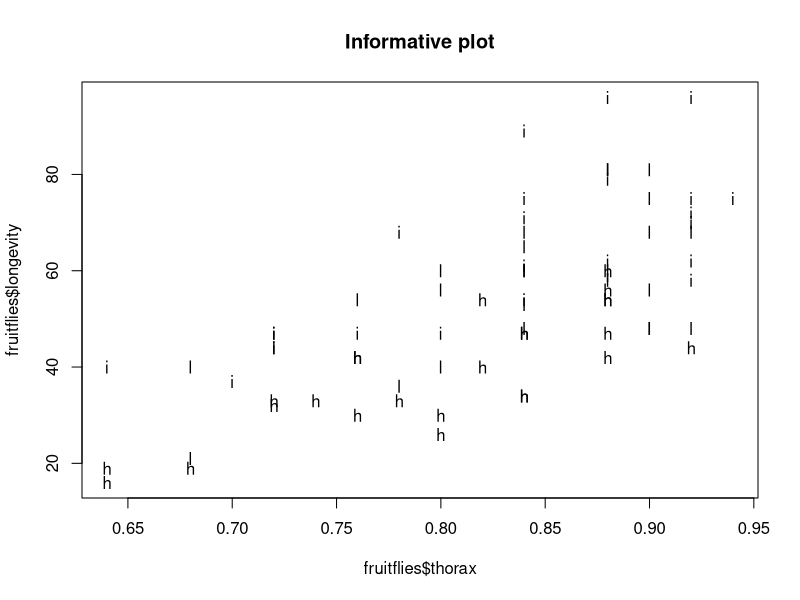
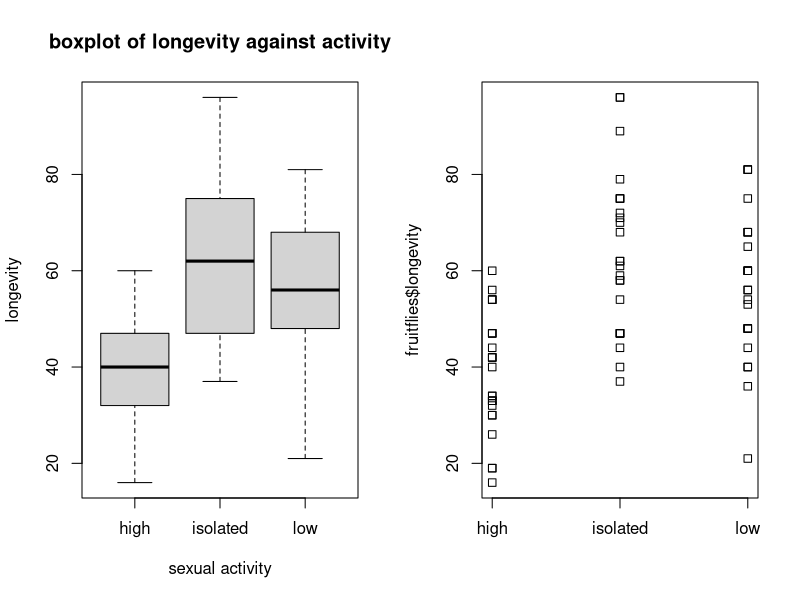
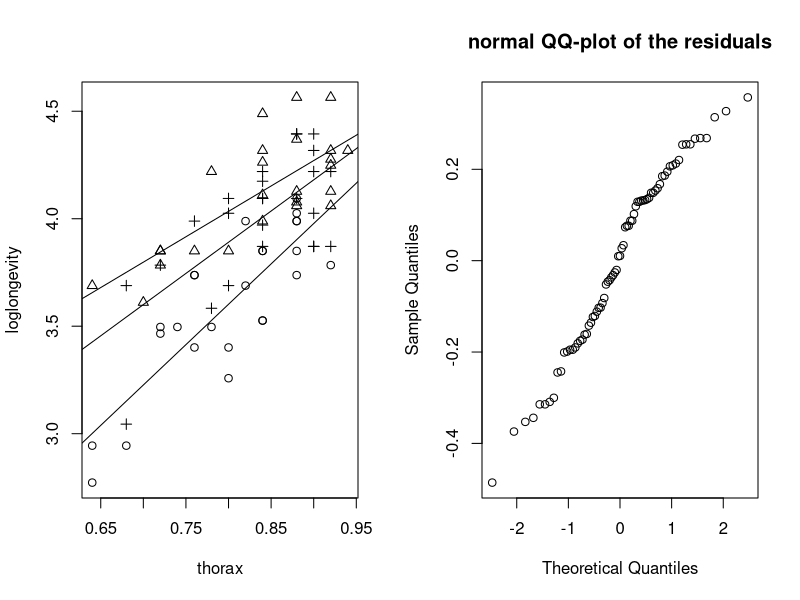
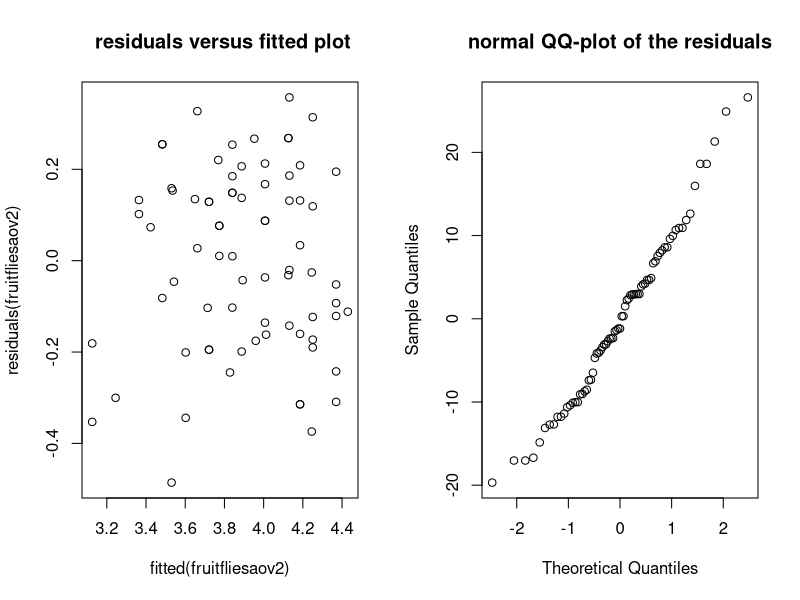
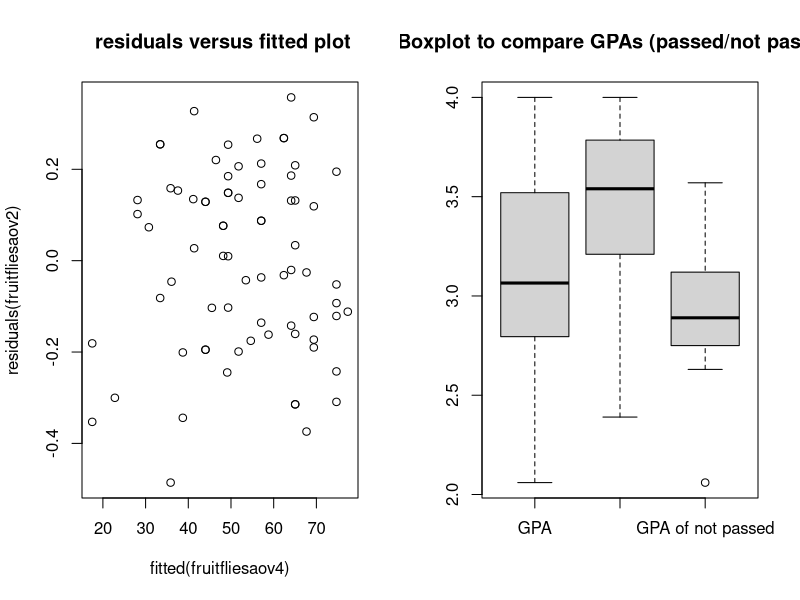
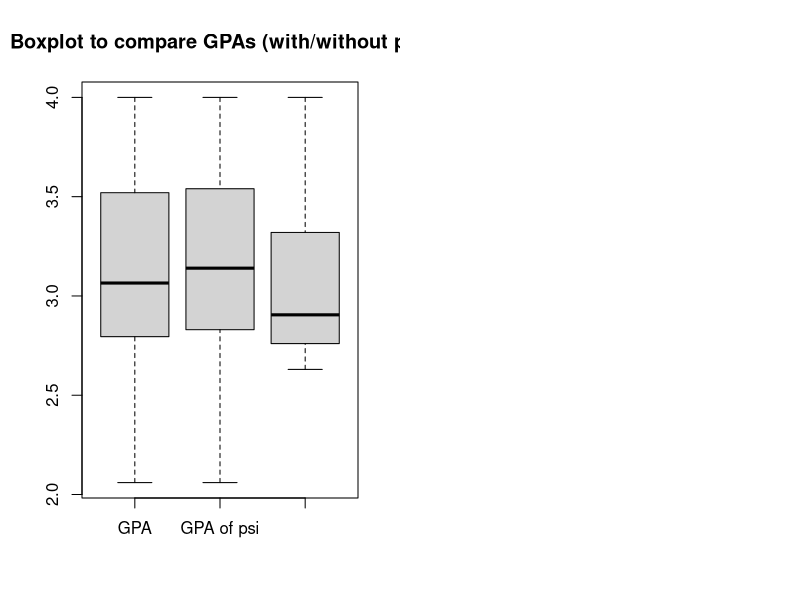
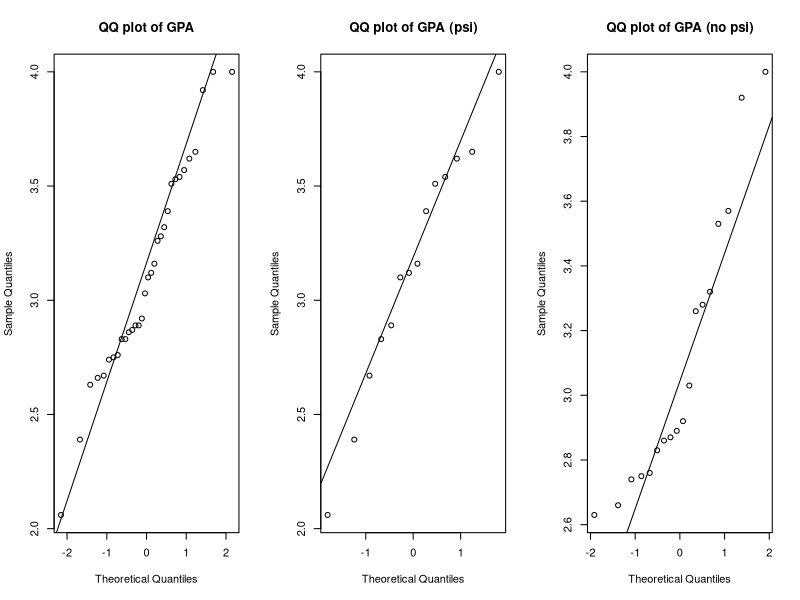

Recreate these plots in R, in order.
## ---- chunk 1
data=read.table(file="fruitflies.txt",header=TRUE)
fruitflies=data.frame(data)
fruitflies$loglongevity=log(fruitflies$longevity,exp(1))
plot(fruitflies$longevity~fruitflies$thorax,pch=as.character(fruitflies$activity),main="Informative plot")
par(mfrow=c(1,2))
boxplot(fruitflies$longevity~fruitflies$activity,data=fruitflies,xlab="sexual activity",ylab="longevity",main="boxplot of longevity against activity")
stripchart(fruitflies$longevity~fruitflies$activity,vertical=TRUE)
fruitfliesaov=lm(loglongevity~activity,data=fruitflies)
anova(fruitfliesaov)
confint(fruitfliesaov)
## ---- chunk 2
fruitflies$activity=as.factor(fruitflies$activity)
fruitfliesaov2=lm(loglongevity~thorax+activity,data=fruitflies)
drop1(fruitfliesaov2,test="F")
## ---- chunk 3
contrasts(fruitflies$activity)=contr.sum
fruitfliesaov3=lm(loglongevity~thorax+activity,data=fruitflies)
summary(fruitfliesaov3)
mean(fruitflies$thorax)
## ---- chunk 4
plot(loglongevity~thorax,pch=unclass(fruitflies$activity),data=fruitflies)
abline(lm(loglongevity~thorax,data=fruitflies[c(1:25),]))
abline(lm(loglongevity~thorax,data=fruitflies[c(26:50),]))
abline(lm(loglongevity~thorax,data=fruitflies[c(51:75),]))
aovfruitfliesinter=lm(loglongevity~activity*thorax,data=fruitflies)
summary(aovfruitfliesinter)
## ---- chunk 5
qqnorm(residuals(fruitfliesaov2),main="normal QQ-plot of the residuals")
plot(fitted(fruitfliesaov2),residuals(fruitfliesaov2),main=" residuals versus fitted plot")
## ---- chunk 6
fruitflies$activity=as.factor(fruitflies$activity)
fruitfliesaov4=lm(longevity~thorax+activity,data=fruitflies)
qqnorm(residuals(fruitfliesaov4),main="normal QQ-plot of the residuals")
plot(fitted(fruitfliesaov4),residuals(fruitfliesaov2),main=" residuals versus fitted plot")
## ---- chunk 7
psi_raw <- read.delim("./psi.txt", header = TRUE, sep = "")
psi_yes <- psi_raw[which(psi_raw$psi == 1),]
psi_no <- psi_raw[which(psi_raw$psi == 0),]
passed <- psi_raw[which(psi_raw$passed == 1),]
not_passed <- psi_raw[which(psi_raw$passed == 0),]
boxplot(psi_raw$gpa, passed$gpa, not_passed$gpa, names = c("GPA","GPA of passed","GPA of not passed"),
        main = "Boxplot to compare GPAs (passed/not passed)")
## ---- chunk 8
boxplot(psi_raw$gpa, psi_yes$gpa, psi_no$gpa, names = c("GPA", "GPA of psi", "GPA of no-psi"),
        main = "Boxplot to compare GPAs (with/without psi)")
## ---- chunk 9
par(mfrow = c(1,3))
qqnorm(psi_raw$gpa, main = "QQ plot of GPA");qqline(psi_raw$gpa)
qqnorm(psi_yes$gpa, main = "QQ plot of GPA (psi)");qqline(psi_yes$gpa)
qqnorm(psi_no$gpa, main = "QQ plot of GPA (no psi)");qqline(psi_no$gpa)
## ---- chunk 10
psi_passed_tab <- xtabs(~psi_raw$passed + psi_raw$psi)
rownames(psi_passed_tab) <- c("Passed", "Not Passed")
colnames(psi_passed_tab) <- c("No psi", "psi")
ftable(psi_passed_tab)
## ---- chunk 11
psi_glm <- glm(psi_raw$passed ~ psi_raw$psi + psi_raw$gpa, family = binomial)
print(summary(psi_glm)$coefficients)
## ---- chunk 12
x <- matrix(c(3, 15, 8, 6), 2, 2)
fisher.test(x)
